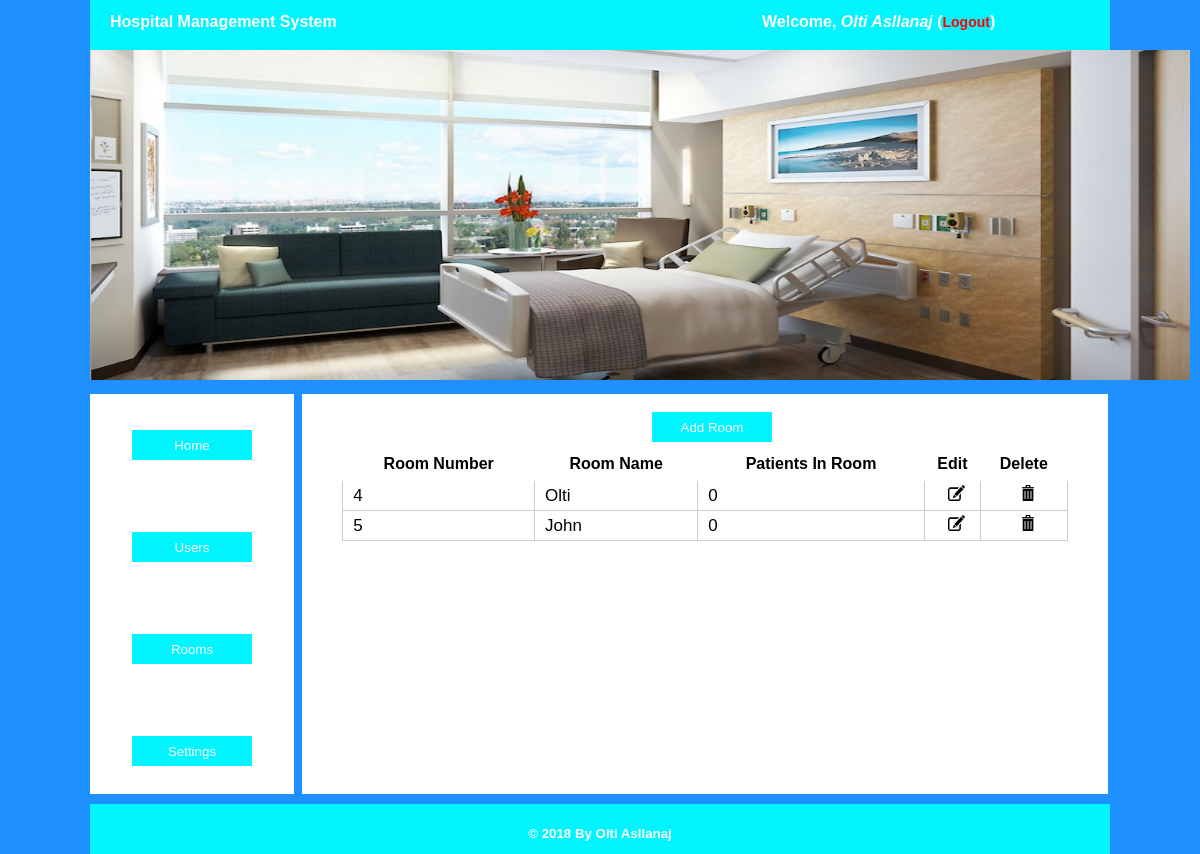
The app's page /admin/rooms.php (signed in), older data.
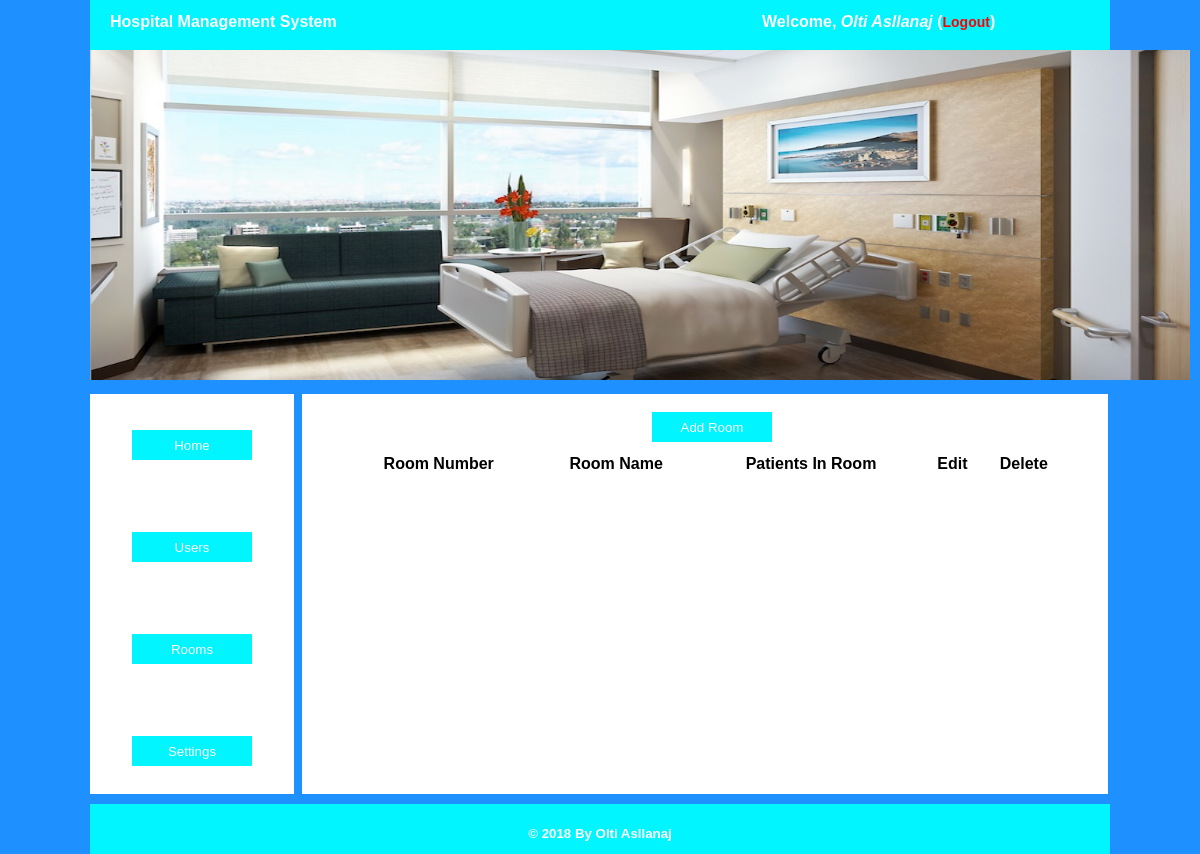
The same page, newer data.
### tables this page shows
CREATE TABLE `users` (
  `username` varchar(50) NOT NULL,
  `password` varchar(40) NOT NULL,
  `fname` varchar(40) NOT NULL,
  `sname` varchar(40) NOT NULL,
  `type` varchar(40) NOT NULL
);

CREATE TABLE `rooms` (
  `room_no` int(11) NOT NULL,
  `room_name` varchar(100) NOT NULL,
  `patientsinroom` int(11) NOT NULL
);

### includes/admin.php (the view, shortened to what this page needs)
<?php
function rooms()
{
	require 'connect.php';
	$sql = "SELECT * FROM hospital.rooms";
	$query = mysqli_query($con, $sql);
	while ($row = mysqli_fetch_array($query)) {
		echo "<tr height=30px'>";
		echo "<td>".$row['room_no']."</td>";
		echo "<td>".$row['room_name']."</td>";
		echo "<td>".$row['patientsinroom']."</td>";
		echo "<td><center><a href='editroom.php?id=".$row['room_no']."'><img src='../assets/img/glyphicons-151-edit.png' height='16px' width='17px'></a></center></td>";
		echo "<td><center><a href='deleteroom.php?id=".$row['room_no']."'><img src='../assets/img/glyphicons-17-bin.png' height='16px' width='12px'></a></center></td>";
		echo "</tr>";
	}
}
?>

### includes/users.php (shortened to what this page needs)
<?php
function admindetails()
{
	require("connect.php");
	$type = $_SESSION['type'];
	$username = $_SESSION['admin'];
	$sql = "SELECT * FROM hospital.users WHERE `username`='$username' AND `type`='$type'";
	$query = mysqli_query($con, $sql);
	while ($row =mysqli_fetch_array($query)) {
		echo "Welcome, <i>".$row['fname']." ".$row['sname']."</i> (<a href='../logout.php'>Logout</a>)";
	}
}
?>

Row changes from the older to the newer data that the page shows:
removed rooms: room_no "4", room_name "Olti", patientsinroom "0"
removed rooms: room_no "5", room_name "John", patientsinroom "0"
